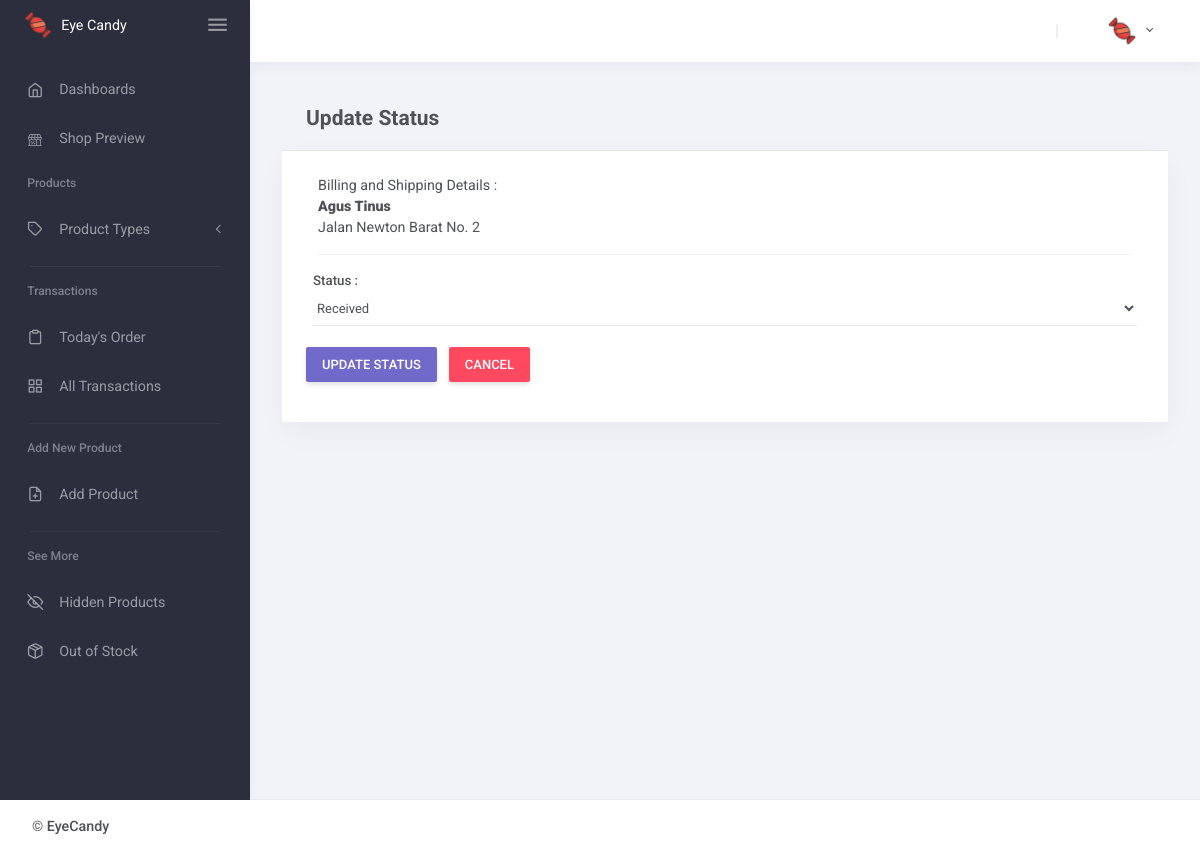
The app's page /index.php/AdminHome/FormUpdateStatus?id=12&status=5 with its own data.
### tables this page shows
CREATE TABLE `transaction_detail` (
  `id_trans` int(11) NOT NULL,
  `email_user` varchar(50) NOT NULL,
  `stats` varchar(10) NOT NULL,
  `trans_date` date NOT NULL,
  `shipping_fee` int(11) NOT NULL
);

CREATE TABLE `ms_users` (
  `email_user` varchar(100) NOT NULL,
  `pass` varchar(50) NOT NULL,
  `name` varchar(100) NOT NULL,
  `address` text NOT NULL,
  `salt` varchar(10) NOT NULL,
  `priv` int(2) NOT NULL,
  `prof_pic` varchar(100) NOT NULL
);

### application/controllers/AdminHome.php (called while the page is built, shortened)
<?php
class AdminHome extends CI_Controller{
	public function __construct(){
        $this->load->model('AdminHome_model');
	}
    public function FormUpdateStatus()
    {
        $id_status = $_GET['status'];
        $data = array(
            'button' => 'Create',
            'status' => $this->AdminHome_model->getStatus(),
            'status_selected' => $this->input->post('status') ? $this->input->post('status') : $id_status,
        );
        $data['shipping']= $this->AdminHome_model->get_shipping($_GET['id']);
        $data['style'] = $this->load->view('include/StyleAdmin', NULL, TRUE);
        $data['script'] = $this->load->view('include/ScriptAdmin', NULL, TRUE);
        $data['header']= $this->load->view('include/HeaderAdmin',NULL,TRUE);
        $data['footer']= $this->load->view('include/FooterAdmin',NULL,TRUE);
        $data['statusbefore'] = $this->AdminHome_model->get_status($_GET['id']);
        $this->load->view('pages/UpdateStatus.php',$data);
    }
}

### index.php (called while the page is built, shortened)
<?php
require_once BASEPATH.'core/CodeIgniter.php';

### application/models/AdminHome_model.php (called while the page is built, shortened)
<?php
class AdminHome_model extends CI_Model{
	function getStatus(){
		$this->db->order_by('status_desc', 'asc');
		$result = $this->db->get('status');
		$dd[''] = 'Please Select';
        if ($result->num_rows() > 0) {
            foreach ($result->result() as $row) {
                $dd[$row->id_status] = $row->status_desc;
            }
		}
        return $dd;
	}
	function get_shipping($id){
		$this->db->select('*, transaction_detail.shipping_fee as shippingfee, sum(transaction_detail.shipping_fee + (quantity*UnitPrice)) as total');
		$this->db->from('transaction_detail');
		$this->db->join('transactions', 'transaction_detail.id_trans = transactions.id_trans');
		$this->db->join('item_colored', 'item_colored.id_item_colored = transactions.id_item_colored');
		$this->db->join('ms_users', 'transaction_detail.email_user = ms_users.email_user');
		$this->db->where('transactions.id_trans',$id);
		$this->db->group_by('transaction_detail.id_trans');
		$query= $this->db->get();
		return $query->result_array();
	}
}
?>

### application/views/pages/UpdateStatus.php (the view, shortened to what this page needs)
<!DOCTYPE html>
<html lang="en">
<head>
    <?php
        echo $style;
    ?>
</head>
<body>
    <?php echo $header; ?>
        <div class="container-fluid flex-grow-1 container-p-y">
            <h4 class="font-weight-bold py-3 mb-0 card-header">Update Status</h4>
            <div class="card mb-4">
                <div class="card-body">
                    <div class="col-12">
                        <div class="panel panel-default height">
                            <?php
                                foreach ($shipping as $row):
                                    $name= $row['name'];
                                    $address= $row['address'];
                            ?>
                            <div class="panel-heading">Billing and Shipping Details : </div>
                            <div class="panel-body">
                                <strong><?= $name?></strong><br>
                                        <?= $address?><br>
                            </div>
                        </div>
                            <?php endforeach;?>
                            <hr>
                    <?php
                        echo form_open_multipart('AdminHome/UpdateStatus');
                        $attribute_label = array(
                            'class' => 'form-label'
                        );
                        echo "<div class='form-row'>";
                                echo form_label('Status  :', ' ',$attribute_label);
                                $statuss = 'class="form-control select2"';
                                echo form_dropdown('status', $status, $status_selected, $statuss);
                        echo "</div>";
                        echo '<br>';
                        echo '<div class="row">';
                            echo '<div class="col-1.5">';
                                echo '<button type="submit" class="btn btn-primary">Update Status</button>';
                            echo '</div>';
                            echo '<div class="col-1">';
                                echo '<a href="'.base_url('index.php/AdminHome/AllTrasactionsView').'" style="margin-right: 20px;" class="btn btn-danger"> Cancel </a>';
                            echo '</div>';
                        echo '</div>';
                        echo form_close();
                    ?>
                </div>
                </div>
            </div>
        </div>
    </div>
    <?php echo $footer; ?>
</body>
</html>

### records on screen
transaction_detail: email_user.name "Agus Tinus", email_user.address "Jalan Newton Barat No. 2"

### other values on screen
form_label('Status  :', ' ',$attribute_label) "Status :"
